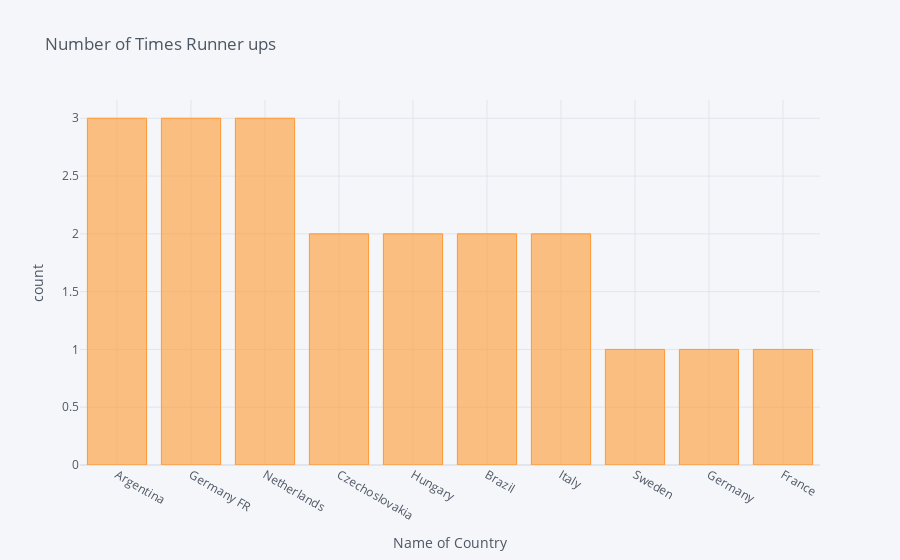

The cell this chart's notebook holds for it:
### Code cell
runners_up.iplot(
    kind = 'bar',
    xTitle = 'Name of Country',
    yTitle = 'count',
    title = 'Number of Times Runner ups'
)

### Figure 1 — Plotly figure (JSON) as saved in the notebook; plotly's stock layout.template omitted (floating-point values rounded to 4 significant figures)
{"data": [{"marker": {"color": "rgba(255, 153, 51, 0.6)", "line": {"color": "rgba(255, 153, 51, 1.0)", "width": 1}}, "name": "count", "orientation": "v", "text": "", "type": "bar", "x": ["Argentina", "Germany FR", "Netherlands", "Czechoslovakia", "Hungary", "Brazil", "Italy", "Sweden", "Germany", "France"], "y": [3, 3, 3, 2, 2, 2, 2, 1, 1, 1]}], "layout": {"legend": {"bgcolor": "#F5F6F9", "font": {"color": "#4D5663"}}, "paper_bgcolor": "#F5F6F9", "plot_bgcolor": "#F5F6F9", "title": {"font": {"color": "#4D5663"}, "text": "Number of Times Runner ups"}, "xaxis": {"gridcolor": "#E1E5ED", "showgrid": true, "tickfont": {"color": "#4D5663"}, "title": {"font": {"color": "#4D5663"}, "text": "Name of Country"}, "zerolinecolor": "#E1E5ED"}, "yaxis": {"gridcolor": "#E1E5ED", "showgrid": true, "tickfont": {"color": "#4D5663"}, "title": {"font": {"color": "#4D5663"}, "text": "count"}, "zerolinecolor": "#E1E5ED"}}}
